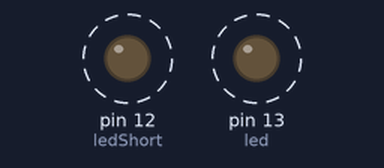
Simulated run of this sketch. Board: Arduino Uno, built with avr-gcc and run on an emulated ATmega328P. Shown: output pins drawn as LEDs (lit = HIGH). Dashed ring = blinking.

Above: at 0.2 s.
Timing chart, 0 to 4.6 s (numbered marks = the images above):
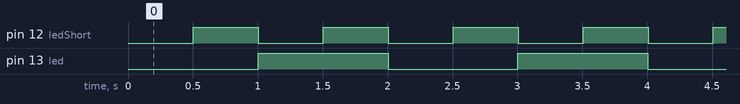

The sketch:

listing4-3.ino
```cpp
//blink program using the Arduino internal timer to mimic multitasking
const int led = 13;
const int ledShort = 12;
unsigned long oldTime;
unsigned long oldTimeShort;
unsigned long newTime;
unsigned long newTimeShort;
unsigned int timeDelay;
unsigned int timeDelayShort;
boolean ledOn;
boolean ledOnShort;

void setup() {
  pinMode (led, OUTPUT);
  pinMode (ledShort, OUTPUT);
}

void loop() {
  newTime = millis();
  newTimeShort = millis();
  timeDelay = (newTime - oldTime);
  timeDelayShort = (newTimeShort - oldTimeShort);

  if (timeDelay > 1000 && ledOn == 0) { //one second LED on
    digitalWrite (led, HIGH);
    ledOn = 1;
    oldTime = newTime;
    timeDelay = 0;
  }
  if (timeDelayShort > 500 && ledOnShort == 0) { //half second LED on
    digitalWrite (ledShort, HIGH);
    ledOnShort = 1;
    oldTimeShort = newTimeShort;
    timeDelayShort = 0;
  }

  if (timeDelay > 1000 && ledOn == 1) { //one second LED off
    digitalWrite (led, LOW);
    ledOn = 0;
    oldTime = newTime;
    timeDelay = 0;
  }
  if (timeDelayShort > 500 && ledOnShort == 1) { //half second LED off
    digitalWrite (ledShort, LOW);
    ledOnShort = 0;
    oldTimeShort = newTimeShort;
    timeDelayShort = 0;
  }
}
```

Measured:
- by itself, pin 12 (ledShort): alternates HIGH for 0.50 s and LOW for 0.50 s
- by itself, pin 13 (led): alternates HIGH for 1.0 s and LOW for 1.0 s
- by itself, everything shown: repeats every 2.0 s, in 6 steps
